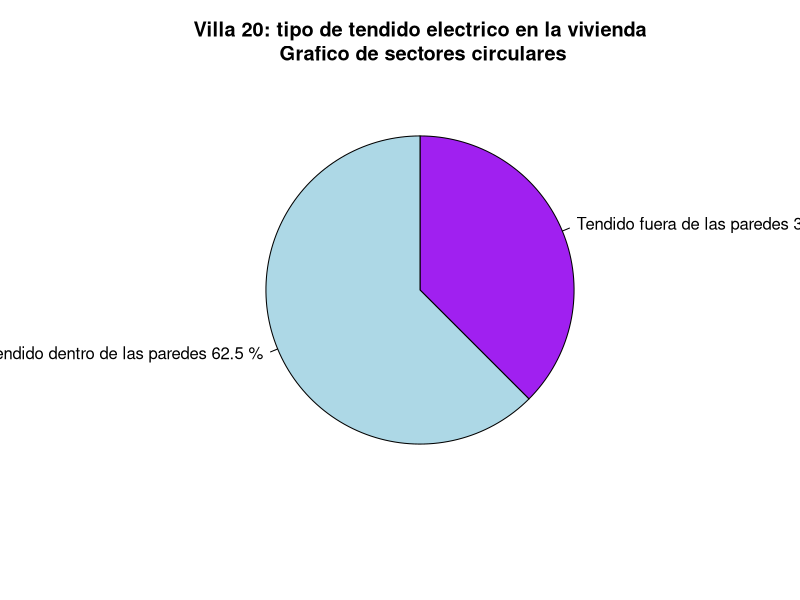
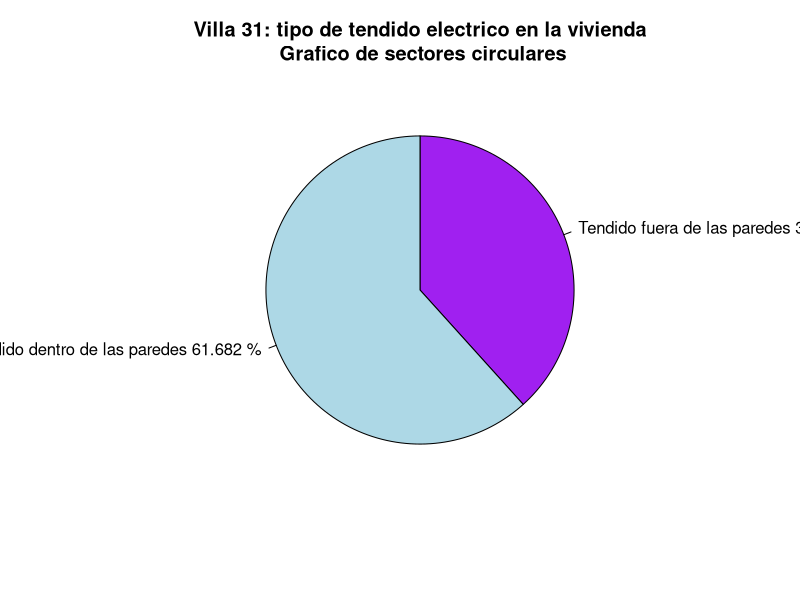
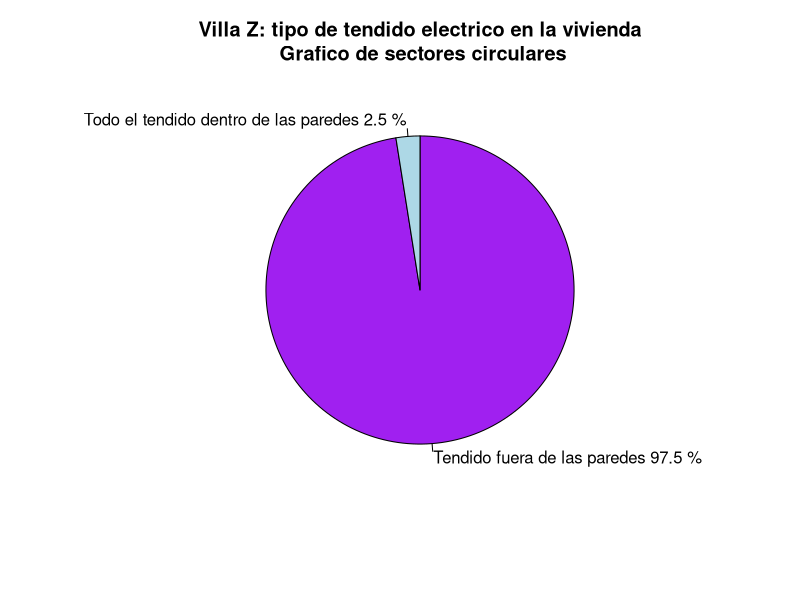

Here is the R script that generated these plots, in order:
#---------------- Sección 3.2 -------------------

elecV20 <- c("Todo el tendido dentro de las paredes","Todo el tendido dentro de las paredes","Tendido fuera de las paredes","Todo el tendido dentro de las paredes","Todo el tendido dentro de las paredes","Tendido fuera de las paredes","Tendido fuera de las paredes","Todo el tendido dentro de las paredes","Todo el tendido dentro de las paredes","Todo el tendido dentro de las paredes","Todo el tendido dentro de las paredes","Todo el tendido dentro de las paredes","Todo el tendido dentro de las paredes","Todo el tendido dentro de las paredes","Todo el tendido dentro de las paredes","Todo el tendido dentro de las paredes","Todo el tendido dentro de las paredes","Tendido fuera de las paredes","Tendido fuera de las paredes","Tendido fuera de las paredes","Todo el tendido dentro de las paredes","Todo el tendido dentro de las paredes","Todo el tendido dentro de las paredes","Tendido fuera de las paredes","Tendido fuera de las paredes","Tendido fuera de las paredes","Todo el tendido dentro de las paredes","Todo el tendido dentro de las paredes","Tendido fuera de las paredes","Todo el tendido dentro de las paredes","Tendido fuera de las paredes","Tendido fuera de las paredes","Todo el tendido dentro de las paredes","Tendido fuera de las paredes","Tendido fuera de las paredes","Todo el tendido dentro de las paredes","Tendido fuera de las paredes","Todo el tendido dentro de las paredes","Tendido fuera de las paredes","Tendido fuera de las paredes","Todo el tendido dentro de las paredes","Tendido fuera de las paredes","Todo el tendido dentro de las paredes","Todo el tendido dentro de las paredes","Tendido fuera de las paredes","Tendido fuera de las paredes","Todo el tendido dentro de las paredes","Todo el tendido dentro de las paredes","Todo el tendido dentro de las paredes","Tendido fuera de las paredes","Todo el tendido dentro de las paredes","Todo el tendido dentro de las paredes","Todo el tendido dentro de las paredes","Todo el tendido dentro de las paredes","Todo el tendido dentro de las paredes","Todo el tendido dentro de las paredes","Tendido fuera de las paredes","Tendido fuera de las paredes","Todo el tendido dentro de las paredes","Tendido fuera de las paredes","Tendido fuera de las paredes","Tendido fuera de las paredes","Tendido fuera de las paredes","Todo el tendido dentro de las paredes","Tendido fuera de las paredes","Todo el tendido dentro de las paredes","Todo el tendido dentro de las paredes","Tendido fuera de las paredes","Todo el tendido dentro de las paredes","Todo el tendido dentro de las paredes","Todo el tendido dentro de las paredes","Todo el tendido dentro de las paredes","Todo el tendido dentro de las paredes","Tendido fuera de las paredes","Todo el tendido dentro de las paredes","Todo el tendido dentro de las paredes","Tendido fuera de las paredes","Todo el tendido dentro de las paredes","Todo el tendido dentro de las paredes","Todo el tendido dentro de las paredes","Tendido fuera de las paredes","Tendido fuera de las paredes","Todo el tendido dentro de las paredes","Todo el tendido dentro de las paredes","Todo el tendido dentro de las paredes","Todo el tendido dentro de las paredes","Todo el tendido dentro de las paredes","Todo el tendido dentro de las paredes")
tabla_elecV20 <- table(elecV20)
porc_elecV20 <- round(tabla_elecV20/sum(tabla_elecV20)*100,3)
opcionesV20 <- c("Tendido fuera de las paredes","Todo el tendido dentro de las paredes")
labelsV20 <- paste(opcionesV20,porc_elecV20,c("%"),sep=" ")
pie(tabla_elecV20,labels = labelsV20,clockwise = TRUE,
    main = strsplit("Villa 20: tipo de tendido electrico en la vivienda\n Grafico de sectores circulares",split = ";"),
    col = c("purple","lightblue"))

elecV31 <- c("Tendido fuera de las paredes","Todo el tendido dentro de las paredes","Todo el tendido dentro de las paredes","Tendido fuera de las paredes","Tendido fuera de las paredes","Tendido fuera de las paredes","Todo el tendido dentro de las paredes","Todo el tendido dentro de las paredes","Tendido fuera de las paredes","Todo el tendido dentro de las paredes","Todo el tendido dentro de las paredes","Todo el tendido dentro de las paredes","Tendido fuera de las paredes","Todo el tendido dentro de las paredes","Tendido fuera de las paredes","Tendido fuera de las paredes","Tendido fuera de las paredes","Todo el tendido dentro de las paredes","Tendido fuera de las paredes","Tendido fuera de las paredes","Todo el tendido dentro de las paredes","Todo el tendido dentro de las paredes","Todo el tendido dentro de las paredes","Tendido fuera de las paredes","Todo el tendido dentro de las paredes","Todo el tendido dentro de las paredes","Todo el tendido dentro de las paredes","Todo el tendido dentro de las paredes","Todo el tendido dentro de las paredes","Todo el tendido dentro de las paredes","Todo el tendido dentro de las paredes","Todo el tendido dentro de las paredes","Todo el tendido dentro de las paredes","Todo el tendido dentro de las paredes","Todo el tendido dentro de las paredes","Tendido fuera de las paredes","Tendido fuera de las paredes","Todo el tendido dentro de las paredes","Todo el tendido dentro de las paredes","Todo el tendido dentro de las paredes","Todo el tendido dentro de las paredes","Todo el tendido dentro de las paredes","Todo el tendido dentro de las paredes","Todo el tendido dentro de las paredes","Todo el tendido dentro de las paredes","Todo el tendido dentro de las paredes","Tendido fuera de las paredes","Tendido fuera de las paredes","Todo el tendido dentro de las paredes","Todo el tendido dentro de las paredes","Todo el tendido dentro de las paredes","Tendido fuera de las paredes","Todo el tendido dentro de las paredes","Todo el tendido dentro de las paredes","Todo el tendido dentro de las paredes","Todo el tendido dentro de las paredes","Todo el tendido dentro de las paredes","Tendido fuera de las paredes","Tendido fuera de las paredes","Tendido fuera de las paredes","Todo el tendido dentro de las paredes","Todo el tendido dentro de las paredes","Todo el tendido dentro de las paredes","Tendido fuera de las paredes","Tendido fuera de las paredes","Tendido fuera de las paredes","Tendido fuera de las paredes","Tendido fuera de las paredes","Tendido fuera de las paredes","Todo el tendido dentro de las paredes","Tendido fuera de las paredes","Todo el tendido dentro de las paredes","Todo el tendido dentro de las paredes","Tendido fuera de las paredes","Todo el tendido dentro de las paredes","Todo el tendido dentro de las paredes","Tendido fuera de las paredes","Todo el tendido dentro de las paredes","Todo el tendido dentro de las paredes","Todo el tendido dentro de las paredes","Tendido fuera de las paredes","Tendido fuera de las paredes","Todo el tendido dentro de las paredes","Tendido fuera de las paredes","Tendido fuera de las paredes","Todo el tendido dentro de las paredes","Todo el tendido dentro de las paredes","Todo el tendido dentro de las paredes","Tendido fuera de las paredes","Tendido fuera de las paredes","Todo el tendido dentro de las paredes","Todo el tendido dentro de las paredes","Todo el tendido dentro de las paredes","Tendido fuera de las paredes","Todo el tendido dentro de las paredes","Todo el tendido dentro de las paredes","Todo el tendido dentro de las paredes","Todo el tendido dentro de las paredes","Todo el tendido dentro de las paredes","Todo el tendido dentro de las paredes","Tendido fuera de las paredes","Tendido fuera de las paredes","Tendido fuera de las paredes","Todo el tendido dentro de las paredes","Tendido fuera de las paredes","Tendido fuera de las paredes","Todo el tendido dentro de las paredes")
tabla_elecV31 <- table(elecV31)
porc_elecV31 <- round(tabla_elecV31/sum(tabla_elecV31)*100,3)
opcionesV31 <- c("Tendido fuera de las paredes","Todo el tendido dentro de las paredes")
labelsV31 <- paste(opcionesV31,porc_elecV31,c("%"),sep=" ")
pie(tabla_elecV31,labels = labelsV31,clockwise = TRUE,
    main = strsplit("Villa 31: tipo de tendido electrico en la vivienda\n Grafico de sectores circulares",split = ";"),
    col = c("purple","lightblue"))

elecVZ <- c("Todo el tendido dentro de las paredes","Tendido fuera de las paredes","Tendido fuera de las paredes","Tendido fuera de las paredes","Tendido fuera de las paredes","Tendido fuera de las paredes","Tendido fuera de las paredes","Tendido fuera de las paredes","Tendido fuera de las paredes","Tendido fuera de las paredes","Tendido fuera de las paredes","Tendido fuera de las paredes","Tendido fuera de las paredes","Tendido fuera de las paredes","Tendido fuera de las paredes","Tendido fuera de las paredes","Tendido fuera de las paredes","Tendido fuera de las paredes","Tendido fuera de las paredes","Tendido fuera de las paredes","Tendido fuera de las paredes","Tendido fuera de las paredes","Tendido fuera de las paredes","Tendido fuera de las paredes","Tendido fuera de las paredes","Tendido fuera de las paredes","Tendido fuera de las paredes","Tendido fuera de las paredes","Tendido fuera de las paredes","Tendido fuera de las paredes","Tendido fuera de las paredes","Tendido fuera de las paredes","Tendido fuera de las paredes","Tendido fuera de las paredes","Tendido fuera de las paredes","Tendido fuera de las paredes","Tendido fuera de las paredes","Tendido fuera de las paredes","Tendido fuera de las paredes","Tendido fuera de las paredes")
tabla_elecVZ <- table(elecVZ)
porc_elecVZ <- round(tabla_elecVZ/sum(tabla_elecVZ)*100,3)
opcionesVZ <- c("Tendido fuera de las paredes","Todo el tendido dentro de las paredes")
labelsVZ <- paste(opcionesVZ,porc_elecVZ,c("%"),sep=" ")
pie(tabla_elecVZ,labels = labelsVZ,clockwise = TRUE,
    main = strsplit("Villa Z: tipo de tendido electrico en la vivienda\n Grafico de sectores circulares",split = ";"),
    col = c("purple","lightblue"))
